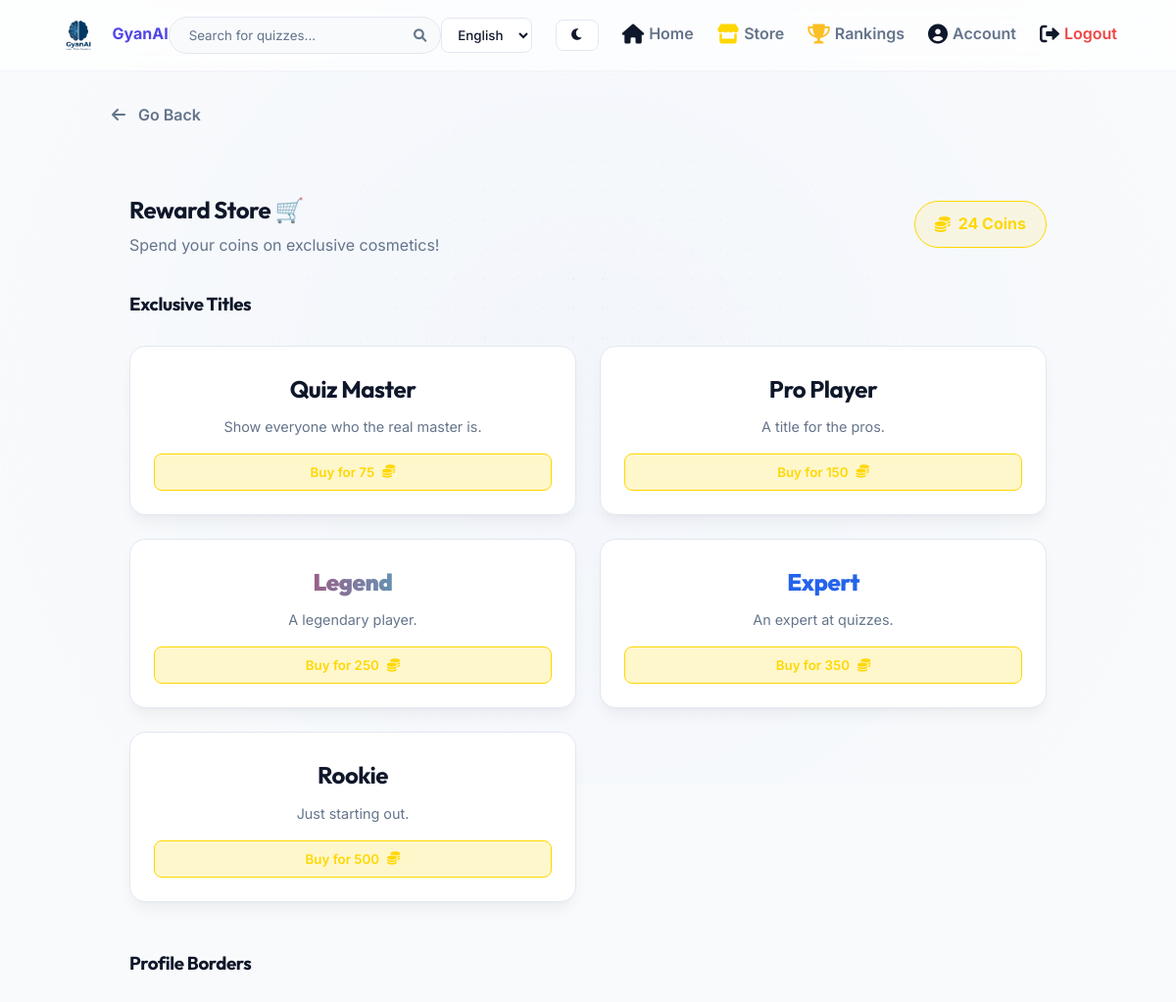
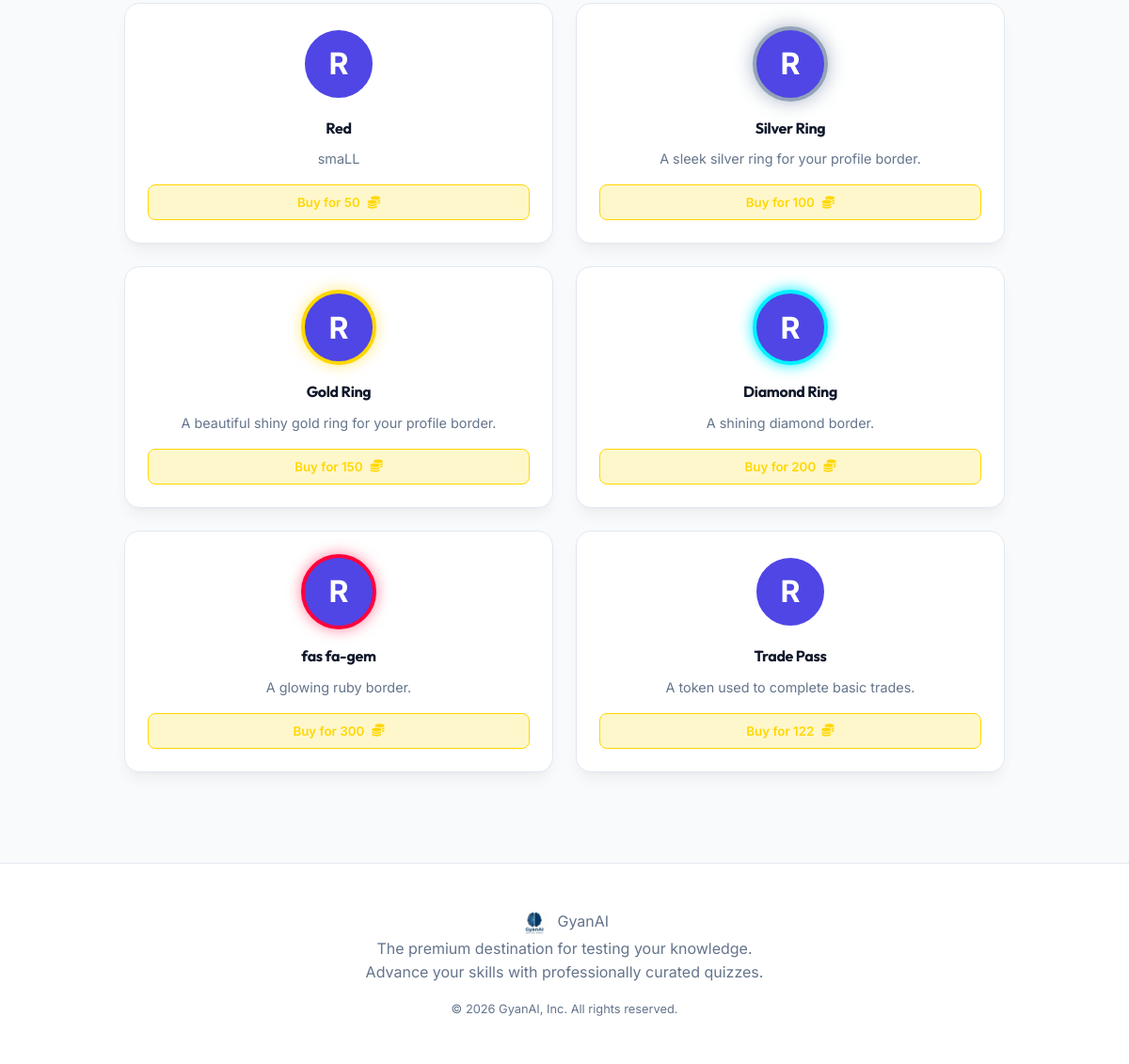
/store (signed in), run on the app's committed database (2 pictures, top to bottom).
### qgame/models.py (models this page shows)
class User(db.Model, UserMixin):
    id = db.Column(db.Integer, primary_key=True)
    username = db.Column(db.String(50), unique=True, nullable=False)
    password_hash = db.Column(db.String(255), nullable=False)
    role = db.Column(db.String(20), default='user') # 'user' or 'admin'
    name = db.Column(db.String(100), nullable=False)
    email = db.Column(db.String(150), unique=True, nullable=True)
    mobile = db.Column(db.String(20), nullable=True)
    dob = db.Column(db.String(50), nullable=True)
    country = db.Column(db.String(100), nullable=True)
    state = db.Column(db.String(100), nullable=True)
    city = db.Column(db.String(100), nullable=True)
    age = db.Column(db.Integer, nullable=True)
    gender = db.Column(db.String(20), nullable=True)
    education_level = db.Column(db.String(50), nullable=True)
    board = db.Column(db.String(50), nullable=True)
    standard = db.Column(db.String(50), nullable=True)
    stream = db.Column(db.String(50), nullable=True)
    course = db.Column(db.String(100), nullable=True)
    exam = db.Column(db.String(100), nullable=True)
    college = db.Column(db.String(150), nullable=True)
    department = db.Column(db.String(150), nullable=True)
    semester = db.Column(db.String(50), nullable=True)
    profile_photo = db.Column(db.String(255), nullable=True, default='default.png')
    xp = db.Column(db.Integer, default=0)
    level = db.Column(db.Integer, default=1)
    points = db.Column(db.Integer, default=0)
    coins = db.Column(db.Integer, default=0)
    language = db.Column(db.String(10), default='en')
    active_title_id = db.Column(db.Integer, db.ForeignKey('store_item.id'), nullable=True)
    active_border_id = db.Column(db.Integer, db.ForeignKey('store_item.id'), nullable=True)
    attempts = db.relationship('QuizAttempt', backref='user', lazy=True)
    certificates = db.relationship('Certificate', backref='user', lazy=True)
    badges = db.relationship('UserBadge', backref='user', lazy=True)
    inventory = db.relationship('UserInventory', backref='user', lazy=True)
    active_title = db.relationship('StoreItem', foreign_keys=[active_title_id])
    active_border = db.relationship('StoreItem', foreign_keys=[active_border_id])

class StoreItem(db.Model):
    id = db.Column(db.Integer, primary_key=True)
    name = db.Column(db.String(100), nullable=False)
    description = db.Column(db.Text, nullable=True)
    education_level = db.Column(db.String(50), nullable=True)
    board = db.Column(db.String(50), nullable=True)
    standard = db.Column(db.String(50), nullable=True)
    course = db.Column(db.String(50), nullable=True)
    cost = db.Column(db.Integer, nullable=False)
    item_type = db.Column(db.String(50), nullable=False) # 'title' or 'border'
    css_class = db.Column(db.String(255), nullable=True)
    icon = db.Column(db.String(50), nullable=True)

### qgame/app.py (the view)
@app.route('/store')
@login_required
def store():
    items = StoreItem.query.all()
    user_inventory_ids = [inv.store_item_id for inv in current_user.inventory]
    return render_template('user/store.html', items=items, inventory=user_inventory_ids, user=current_user)

### qgame/templates/user/store.html (shortened to what this page needs)
{% extends 'base.html' %}
{% block content %}
<div class="glass-panel" style="max-width: 1000px; margin: 2rem auto; padding: 2rem;">
    <div style="display: flex; justify-content: space-between; align-items: center; margin-bottom: 2rem;">
        <div>
            <h2 style="margin: 0;">Reward Store 🛒</h2>
            <p style="color: var(--text-secondary); margin: 5px 0 0 0;">Spend your coins on exclusive cosmetics!</p>
        </div>
        <div style="background: rgba(255,215,0,0.1); border: 1px solid #ffd700; padding: 10px 20px; border-radius: 50px; font-weight: bold; color: #ffd700; display: flex; align-items: center; gap: 8px;">
            <i class="fas fa-coins"></i> {{ user.coins }} Coins
        </div>
    </div>
    <h3 style="margin-bottom: 1rem; border-bottom: 1px solid rgba(255,255,255,0.1); padding-bottom: 10px;">Exclusive Titles</h3>
    <div style="display: grid; grid-template-columns: repeat(auto-fill, minmax(300px, 1fr)); gap: 1.5rem; margin-bottom: 3rem;">
        {% for item in items %}
        {% if item.item_type == 'title' %}
        <div class="card" style="padding: 1.5rem; text-align: center; display: flex; flex-direction: column; justify-content: space-between;">
            <div>
                <h4 class="{{ item.css_class }}" style="font-size: 1.5rem; margin-bottom: 0.5rem;">{{ item.name }}</h4>
                <p style="color: var(--text-secondary); font-size: 0.9rem;">{{ item.description }}</p>
            </div>
            <div style="margin-top: 1rem;">
                {% if item.id in inventory %}
                    {% if user.active_title_id == item.id %}
                    <form action="{{ url_for('equip_item', item_id=item.id) }}" method="POST">
                        <button type="submit" class="btn" style="background: var(--success); color: white; width: 100%; border: none; border-radius: 8px; padding: 10px;">Equipped (Click to Unequip)</button>
                    </form>
                    {% else %}
                    <form action="{{ url_for('equip_item', item_id=item.id) }}" method="POST">
                        <button type="submit" class="btn btn-primary" style="width: 100%; border-radius: 8px; padding: 10px;">Equip</button>
                    </form>
                    {% endif %}
                {% else %}
                    <form action="{{ url_for('buy_item', item_id=item.id) }}" method="POST">
                        <button type="submit" class="btn" style="background: rgba(255,215,0,0.2); color: #ffd700; border: 1px solid #ffd700; border-radius: 8px; padding: 10px; width: 100%; cursor: pointer;" {% if user.coins < item.cost %}disabled{% endif %}>
                            Buy for {{ item.cost }} <i class="fas fa-coins"></i>
                        </button>
                    </form>
                {% endif %}
            </div>
        </div>
        {% endif %}
        {% endfor %}
    </div>
    <h3 style="margin-bottom: 1rem; border-bottom: 1px solid rgba(255,255,255,0.1); padding-bottom: 10px;">Profile Borders</h3>
    <div style="display: grid; grid-template-columns: repeat(auto-fill, minmax(300px, 1fr)); gap: 1.5rem;">
        {% for item in items %}
        {% if item.item_type == 'border' %}
        <div class="card" style="padding: 1.5rem; text-align: center; display: flex; flex-direction: column; justify-content: space-between;">
            <div style="display: flex; justify-content: center; margin-bottom: 1rem;">
                <div class="{{ item.css_class }}" style="width: 80px; height: 80px; border-radius: 50%; display: flex; align-items: center; justify-content: center; border-width: 4px; border-style: solid; background: var(--primary); color: white; font-size: 2rem; font-weight: bold;">
                    {{ user.name[0]|upper }}
                </div>
            </div>
            <div>
                <h4 style="margin-bottom: 0.5rem;">{{ item.name }}</h4>
                <p style="color: var(--text-secondary); font-size: 0.9rem;">{{ item.description }}</p>
            </div>
            <div style="margin-top: 1rem;">
                {% if item.id in inventory %}
                    {% if user.active_border_id == item.id %}
                    <form action="{{ url_for('equip_item', item_id=item.id) }}" method="POST">
                        <button type="submit" class="btn" style="background: var(--success); color: white; width: 100%; border: none; border-radius: 8px; padding: 10px;">Equipped (Click to Unequip)</button>
                    </form>
                    {% else %}
                    <form action="{{ url_for('equip_item', item_id=item.id) }}" method="POST">
                        <button type="submit" class="btn btn-primary" style="width: 100%; border-radius: 8px; padding: 10px;">Equip</button>
                    </form>
                    {% endif %}
                {% else %}
                    <form action="{{ url_for('buy_item', item_id=item.id) }}" method="POST">
                        <button type="submit" class="btn" style="background: rgba(255,215,0,0.2); color: #ffd700; border: 1px solid #ffd700; border-radius: 8px; padding: 10px; width: 100%; cursor: pointer;" {% if user.coins < item.cost %}disabled{% endif %}>
                            Buy for {{ item.cost }} <i class="fas fa-coins"></i>
                        </button>
                    </form>
                {% endif %}
            </div>
        </div>
        {% endif %}
        {% endfor %}
    </div>
</div>
{% endblock %}

### qgame/templates/base.html (shortened to what this page needs)
<!DOCTYPE html>
<html lang="en">
<head>
    <link rel="stylesheet" href="{{ url_for('static', filename='css/style.css') }}?v=2.3">
    <link rel="stylesheet" href="https://cdnjs.cloudflare.com/ajax/libs/font-awesome/6.0.0/css/all.min.css">
</head>
<body>
    <div class="dynamic-bg"></div>
    {% block navbar %}
    <nav class="navbar">
        <a href="{{ url_for('index') }}" class="logo">
            <img src="{{ url_for('static', filename='images/logo.png') }}" alt="GyanAI Logo" style="height: 40px; border-radius: 50%; vertical-align: middle;">
            <span style="margin-left: 10px; font-weight: 700;">GyanAI</span>
        </a>
        {% if current_user.is_authenticated %}
        <form action="{{ url_for('search') }}" method="GET" class="search-bar-container" style="margin: 0; padding: 0; position: relative;">
            <input type="text" name="q" class="search-bar" placeholder="{{ _('Search for quizzes...') }}" required>
            <button type="submit" style="position: absolute; right: 15px; top: 50%; transform: translateY(-50%); background: none; border: none; cursor: pointer; color: var(--text-secondary); padding: 0;">
                <i class="fas fa-search"></i>
            </button>
        </form>
        {% endif %}
        <div class="nav-links" style="display: flex; align-items: center; gap: 1.5rem;">
            {% set active_lang = current_user.language if current_user.is_authenticated else session.get('lang', 'en') %}
            <select onchange="window.location.href='/set_language/'+this.value" style="padding: 8px 12px; border-radius: 8px; background: rgba(255,255,255,0.5); backdrop-filter: blur(5px); color: var(--text-primary); border: 1px solid var(--border); font-family: 'Inter', sans-serif; font-weight: 500; cursor: pointer; transition: all 0.3s ease;">
                <option value="en" {% if active_lang == 'en' %}selected{% endif %}>English</option>
            </select>
            <button id="darkModeToggle" class="btn" style="background: rgba(255,255,255,0.5); backdrop-filter: blur(5px); color: var(--text-primary); border: 1px solid var(--border); padding: 8px 14px; border-radius: 8px; cursor: pointer; transition: all 0.3s ease;">
                <i class="fas fa-moon"></i>
            </button>
            {% if current_user.is_authenticated %}
                {% if current_user.role in ['admin', 'teacher'] %}
                    {% if current_user.role == 'admin' %}
                    <a href="{{ url_for('admin_dashboard') }}" style="transition: transform 0.3s ease;"><i class="fas fa-chart-line nav-icon"></i> {{ _('Admin') }}</a>
                    {% endif %}
                    <a href="{{ url_for('teacher_dashboard') }}" style="transition: transform 0.3s ease;"><i class="fas fa-chalkboard-teacher nav-icon" style="color: #fbbf24;"></i> {{ _('Teacher Panel') }}</a>
                {% else %}
                    <a href="{{ url_for('user_dashboard') }}" style="transition: transform 0.3s ease;"><i class="fas fa-home nav-icon"></i> {{ _('Home') }}</a>
                    <a href="{{ url_for('store') }}" style="transition: transform 0.3s ease;"><i class="fas fa-store nav-icon" style="color: #ffd700;"></i> {{ _('Store') }}</a>
                    <a href="{{ url_for('leaderboard') }}" style="transition: transform 0.3s ease;"><i class="fas fa-trophy nav-icon" style="color: #fbbf24;"></i> {{ _('Rankings') }}</a>
                    <a href="{{ url_for('profile') }}" style="transition: transform 0.3s ease;"><i class="fas fa-user-circle nav-icon"></i> {{ _('Account') }}</a>
                {% endif %}
                <a href="{{ url_for('logout') }}" style="color: var(--danger); transition: transform 0.3s ease;" onclick="return confirm('{{ _('Are you sure you want to log out?') }}');"><i class="fas fa-sign-out-alt nav-icon"></i> {{ _('Logout') }}</a>
            {% endif %}
        </div>
    </nav>
    {% endblock %}
    <main class="page-fade-in">
        {% if request.endpoint not in ['index', 'login', 'register', 'user_dashboard', 'admin_dashboard'] %}
        <div style="max-width: 1200px; margin: 0 auto 1.5rem; padding: 0 5%;">
            {% if request.endpoint in ['quiz_result', 'take_quiz', 'submit_quiz'] %}
            <a href="{{ url_for('user_dashboard') }}" class="btn" style="background: transparent; color: var(--text-secondary); padding: 0; font-weight: 600; width: auto; border: none; font-size: 1rem; text-decoration: none; display: inline-flex; align-items: center;">
                <i class="fas fa-arrow-left" style="margin-right: 5px;"></i> Go to Dashboard
            </a>
            {% else %}
            <button onclick="history.back()" class="btn" style="background: transparent; color: var(--text-secondary); padding: 0; font-weight: 600; width: auto; border: none; font-size: 1rem; display: inline-flex; align-items: center;">
                <i class="fas fa-arrow-left" style="margin-right: 5px;"></i> Go Back
            </button>
            {% endif %}
        </div>
        {% endif %}
        {% block content %}{% endblock %}
    </main>
    <footer>
        <div class="footer-logo">
            <img src="{{ url_for('static', filename='images/logo.png') }}" alt="GyanAI Logo" style="height: 30px; border-radius: 50%; vertical-align: middle; margin-right: 5px;"> GyanAI
        </div>
        <p class="text-muted" style="margin-bottom: 1rem;">The premium destination for testing your knowledge.<br>Advance your skills with professionally curated quizzes.</p>
        <p class="text-muted" style="font-size: 0.8rem;">&copy; 2026 GyanAI, Inc. All rights reserved.</p>
    </footer>
</body>
</html>

### data on the page
User: language "English", coins "24", name "R"
StoreItem: name "Quiz Master", description "Show everyone who the real master is.", cost "75"
StoreItem: name "Pro Player", description "A title for the pros.", cost "150"
StoreItem: name "Legend", description "A legendary player.", cost "250"
StoreItem: name "Expert", description "An expert at quizzes.", cost "350"
StoreItem: name "Rookie", description "Just starting out.", cost "500"
StoreItem: name "Red", description "smaLL", cost "50"
StoreItem: name "Silver Ring", description "A sleek silver ring for your profile border.", cost "100"
StoreItem: name "Gold Ring", description "A beautiful shiny gold ring for your profile border.", cost "150"
StoreItem: name "Diamond Ring", description "A shining diamond border.", cost "200"
StoreItem: name "fas fa-gem", description "A glowing ruby border.", cost "300"
StoreItem: name "Trade Pass", description "A token used to complete basic trades.", cost "122"
